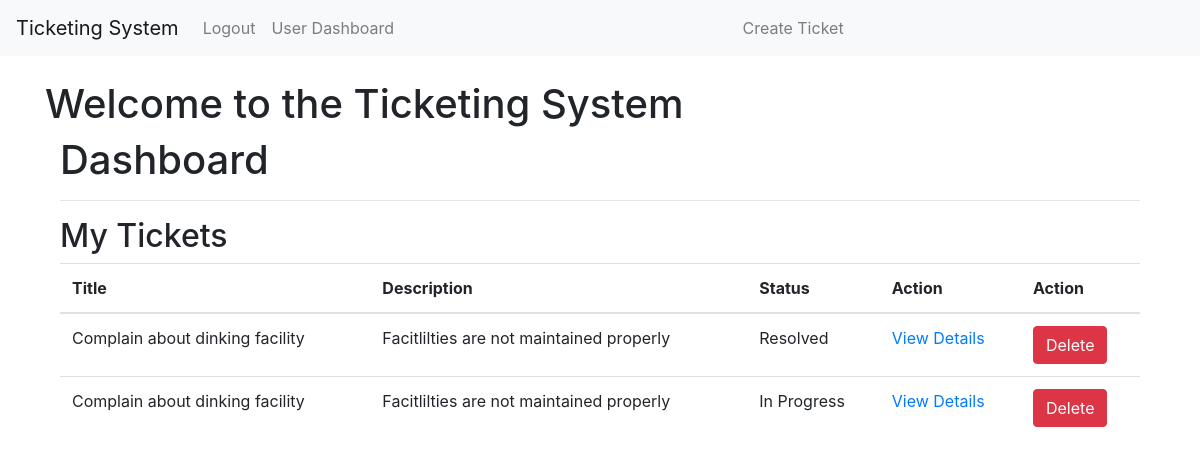
/dashboard (signed in), run on the app's committed database.
### app/models.py (models this page shows)
class Ticket(db.Model):
    id = db.Column(db.Integer, primary_key=True)
    title = db.Column(db.String(100), nullable=False)
    description = db.Column(db.Text, nullable=False)
    status = db.Column(db.String(20), default='New')  # Consider using an enum
    creator_id = db.Column(db.Integer, db.ForeignKey('user.id'), nullable=False)
    creator = db.relationship('User', backref='tickets')

### app/__init__.py (the view)
    @app.route('/dashboard')
    @login_required
    def dashboard():
        if current_user.is_hr:
            tickets = Ticket.query.all()  # HR sees all tickets
        else:
            tickets = Ticket.query.filter_by(creator_id=current_user.id)  # Associates see only their tickets
        return render_template('dashboard.html', tickets=tickets)

### app/__init__.py (called while the page is built)
@login_manager.user_loader
def load_user(user_id):
    return User.query.get(int(user_id))

### app/templates/dashboard.html
{% extends 'base.html' %}
{% block content %}
    <div class="container">
        <h1>Dashboard</h1>
        <hr>
        <h2>My Tickets</h2>
        {% if tickets %}
            <table class="table">
                <thead>
                    <tr>
                        <th>Title</th>
                        <th>Description</th>
                        <th>Status</th>
                        <th>Action</th>
                        <th>Action</th>
                    </tr>
                </thead>
                <tbody>
                    {% for ticket in tickets %}
                        <tr>
                            <td>{{ ticket.title }}</td>
                            <td>{{ ticket.description }}</td>
                            <td>{{ ticket.status }}</td>
                            <td>
                                <a href="{{ url_for('view_ticket', ticket_id=ticket.id) }}">View Details</a>
                            </td>
                            <td>
                                <form action="{{ url_for('delete_ticket', ticket_id=ticket.id) }}" method="post">
                                    <button type="submit" class="btn btn-danger">Delete</button>
                                </form>
                            </td>
                        </tr>
                    {% endfor %}
                </tbody>
            </table>
        {% else %}
            <p>No tickets found.</p>
        {% endif %}
    </div>
{% endblock %}

### data on the page
Ticket: title "Complain about dinking facility", description "Facitlilties are not maintained properly", status "Resolved"
Ticket: title "Complain about dinking facility", description "Facitlilties are not maintained properly", status "In Progress"
